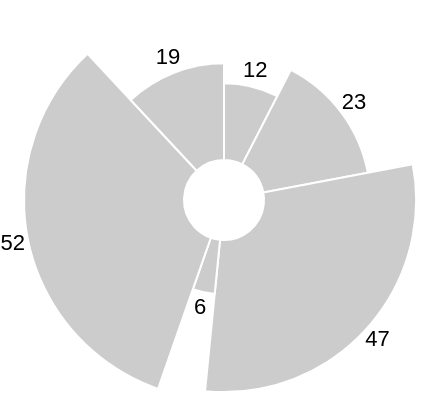

Specify this chart in Vega-Lite:
### Vega specification from a JSON file in a GitHub repository (floating-point values rounded to 4 significant figures)
{"$schema": "https://vega.github.io/schema/vega/v5.json", "description": "A basic radial plot that encodes two values as the angle and radius of an arc.", "width": 200, "height": 200, "data": [{"name": "table", "values": [12, 23, 47, 6, 52, 19], "transform": [{"type": "pie", "field": "data"}]}], "scales": [{"name": "r", "type": "sqrt", "domain": {"data": "table", "field": "data"}, "zero": true, "range": [20, 100]}], "marks": [{"type": "arc", "from": {"data": "table"}, "encode": {"enter": {"x": {"field": {"group": "width"}, "mult": 0.5}, "y": {"field": {"group": "height"}, "mult": 0.5}, "startAngle": {"field": "startAngle"}, "endAngle": {"field": "endAngle"}, "innerRadius": {"value": 20}, "outerRadius": {"scale": "r", "field": "data"}, "stroke": {"value": "#fff"}}, "update": {"fill": {"value": "#ccc"}}, "hover": {"fill": {"value": "pink"}}}}, {"type": "text", "from": {"data": "table"}, "encode": {"enter": {"x": {"field": {"group": "width"}, "mult": 0.5}, "y": {"field": {"group": "height"}, "mult": 0.5}, "radius": {"scale": "r", "field": "data", "offset": 8}, "theta": {"signal": "(datum.startAngle + datum.endAngle)/2"}, "fill": {"value": "#000"}, "align": {"value": "center"}, "baseline": {"value": "middle"}, "text": {"field": "data"}}}}]}
